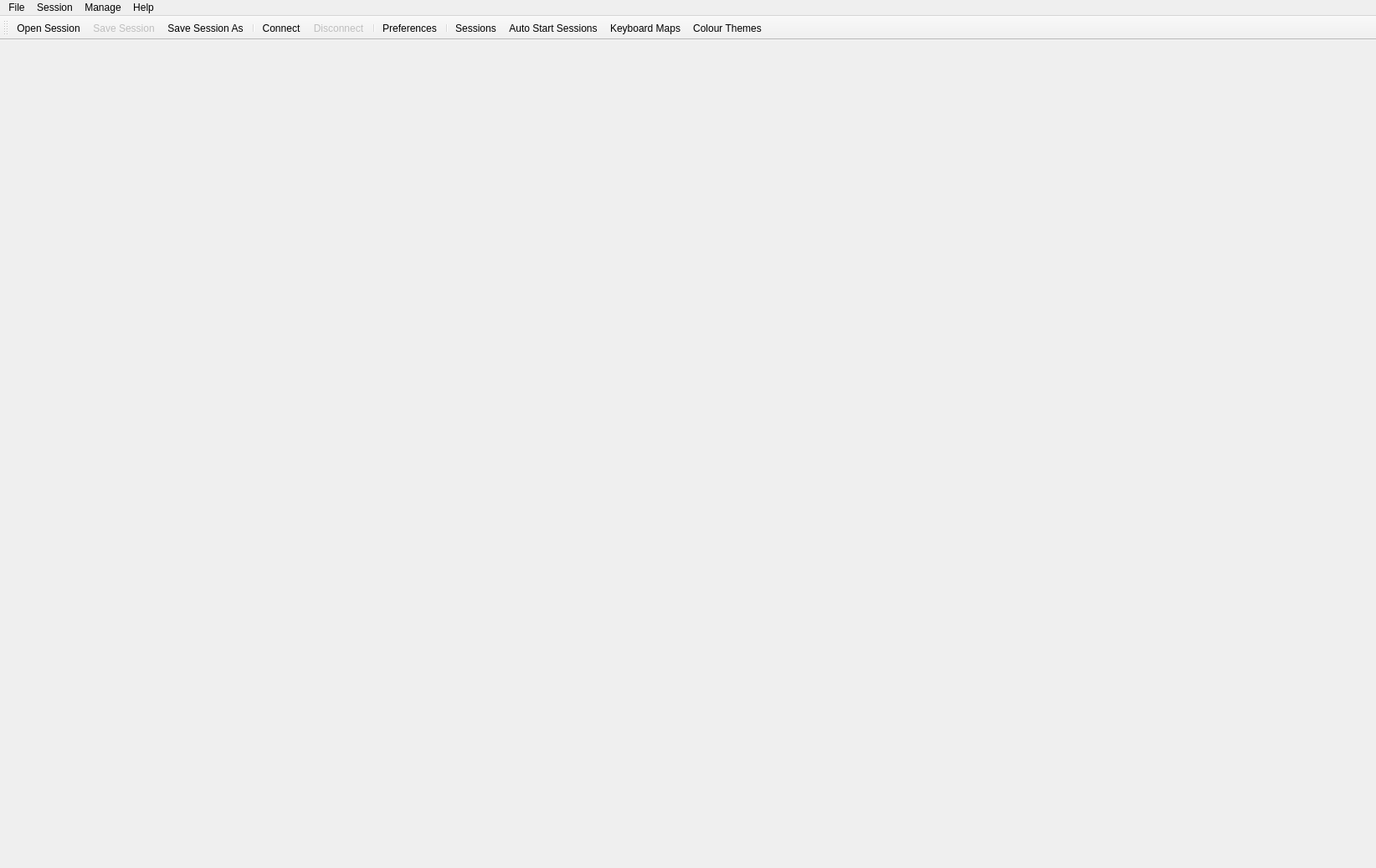
<?xml version="1.0" encoding="UTF-8"?>
<ui version="4.0">
 <author>Andy Styles</author>
 <class>MainWindowDialog</class>
 <widget class="QMainWindow" name="MainWindowDialog">
  <property name="enabled">
   <bool>true</bool>
  </property>
  <property name="geometry">
   <rect>
    <x>0</x>
    <y>0</y>
    <width>1644</width>
    <height>1037</height>
   </rect>
  </property>
  <property name="windowTitle">
   <string>MainWindow</string>
  </property>
  <widget class="QWidget" name="centralwidget">
   <layout class="QVBoxLayout" name="verticalLayout">
    <item>
     <layout class="QVBoxLayout" name="terminalLayout">
      <property name="spacing">
       <number>4</number>
      </property>
     </layout>
    </item>
   </layout>
  </widget>
  <widget class="QMenuBar" name="menubar">
   <property name="geometry">
    <rect>
     <x>0</x>
     <y>0</y>
     <width>1644</width>
     <height>18</height>
    </rect>
   </property>
   <widget class="QMenu" name="menuConnect">
    <property name="title">
     <string>Session</string>
    </property>
    <addaction name="actionConnect"/>
    <addaction name="actionDisconnect"/>
    <addaction name="separator"/>
    <addaction name="actionSessionPreferences"/>
   </widget>
   <widget class="QMenu" name="menuFile">
    <property name="title">
     <string>File</string>
    </property>
    <widget class="QMenu" name="menuRecentSessions">
     <property name="title">
      <string>Recent Sessions</string>
     </property>
    </widget>
    <addaction name="actionNew"/>
    <addaction name="menuRecentSessions"/>
    <addaction name="actionSave_Session"/>
    <addaction name="separator"/>
    <addaction name="separator"/>
    <addaction name="actionQuit"/>
   </widget>
   <widget class="QMenu" name="menuHelp">
    <property name="title">
     <string>Help</string>
    </property>
    <addaction name="actionAbout_Q3270"/>
    <addaction name="actionConnection_Information"/>
   </widget>
   <widget class="QMenu" name="menuManage">
    <property name="title">
     <string>Manage</string>
    </property>
    <addaction name="actionManage_Sessions"/>
    <addaction name="actionManage_Auto_Sart_Sessions"/>
    <addaction name="actionKeyboardThemes"/>
    <addaction name="actionColourThemes"/>
   </widget>
   <addaction name="menuFile"/>
   <addaction name="menuConnect"/>
   <addaction name="menuManage"/>
   <addaction name="menuHelp"/>
  </widget>
  <widget class="QToolBar" name="toolBar">
   <property name="windowTitle">
    <string>toolBar</string>
   </property>
   <property name="toolButtonStyle">
    <enum>Qt::ToolButtonTextUnderIcon</enum>
   </property>
   <attribute name="toolBarArea">
    <enum>TopToolBarArea</enum>
   </attribute>
   <attribute name="toolBarBreak">
    <bool>false</bool>
   </attribute>
   <addaction name="actionOpen_Session"/>
   <addaction name="actionSave_Session"/>
   <addaction name="actionSave_SessionAs"/>
   <addaction name="separator"/>
   <addaction name="actionConnect"/>
   <addaction name="actionDisconnect"/>
   <addaction name="separator"/>
   <addaction name="actionSessionPreferences"/>
   <addaction name="separator"/>
   <addaction name="actionManage_Sessions"/>
   <addaction name="actionManage_Auto_Sart_Sessions"/>
   <addaction name="actionKeyboardThemes"/>
   <addaction name="actionColourThemes"/>
  </widget>
  <action name="actionConnect">
   <property name="enabled">
    <bool>true</bool>
   </property>
   <property name="icon">
    <iconset resource="Q3270.qrc">
     <normaloff>:/Icons/connect.svg</normaloff>:/Icons/connect.svg</iconset>
   </property>
   <property name="text">
    <string>Connect</string>
   </property>
  </action>
  <action name="actionSessionPreferences">
   <property name="enabled">
    <bool>true</bool>
   </property>
   <property name="icon">
    <iconset theme="preferences-other">
     <normaloff>.</normaloff>.</iconset>
   </property>
   <property name="text">
    <string>Preferences</string>
   </property>
  </action>
  <action name="actionDisconnect">
   <property name="enabled">
    <bool>false</bool>
   </property>
   <property name="icon">
    <iconset resource="Q3270.qrc">
     <normaloff>:/Icons/disconnect.svg</normaloff>:/Icons/disconnect.svg</iconset>
   </property>
   <property name="text">
    <string>Disconnect</string>
   </property>
  </action>
  <action name="actionNew">
   <property name="text">
    <string>New Window...</string>
   </property>
  </action>
  <action name="actionReconnect">
   <property name="enabled">
    <bool>false</bool>
   </property>
   <property name="text">
    <string>Reconnect</string>
   </property>
  </action>
  <action name="actionQuit">
   <property name="text">
    <string>Quit</string>
   </property>
  </action>
  <action name="actionAbout_Q3270">
   <property name="text">
    <string>About Q3270...</string>
   </property>
  </action>
  <action name="actionKeyboardThemes">
   <property name="icon">
    <iconset resource="Q3270.qrc">
     <normaloff>:/Icons/keyboard.svg</normaloff>:/Icons/keyboard.svg</iconset>
   </property>
   <property name="text">
    <string>Keyboard Maps...</string>
   </property>
  </action>
  <action name="actionColourThemes">
   <property name="icon">
    <iconset resource="Q3270.qrc">
     <normaloff>:/Icons/palette.svg</normaloff>:/Icons/palette.svg</iconset>
   </property>
   <property name="text">
    <string>Colour Themes...</string>
   </property>
  </action>
  <action name="actionSave_SessionAs">
   <property name="icon">
    <iconset resource="Q3270.qrc">
     <normaloff>:/Icons/saveas.svg</normaloff>:/Icons/saveas.svg</iconset>
   </property>
   <property name="text">
    <string>Save Session As...</string>
   </property>
  </action>
  <action name="actionOpen_Session">
   <property name="icon">
    <iconset resource="Q3270.qrc">
     <normaloff>:/Icons/open.svg</normaloff>:/Icons/open.svg</iconset>
   </property>
   <property name="text">
    <string>Open Session...</string>
   </property>
  </action>
  <action name="actionOpen_Duplicate_Session">
   <property name="text">
    <string>Open Duplicate Session</string>
   </property>
  </action>
  <action name="actionManage_Sessions">
   <property name="icon">
    <iconset resource="Q3270.qrc">
     <normaloff>:/Icons/database.svg</normaloff>:/Icons/database.svg</iconset>
   </property>
   <property name="text">
    <string>Sessions...</string>
   </property>
  </action>
  <action name="actionSave_Session">
   <property name="enabled">
    <bool>false</bool>
   </property>
   <property name="icon">
    <iconset resource="Q3270.qrc">
     <normaloff>:/Icons/floppy.svg</normaloff>:/Icons/floppy.svg</iconset>
   </property>
   <property name="text">
    <string>Save Session</string>
   </property>
  </action>
  <action name="actionConnection_Information">
   <property name="enabled">
    <bool>false</bool>
   </property>
   <property name="text">
    <string>About Connection...</string>
   </property>
  </action>
  <action name="actionManage_Auto_Sart_Sessions">
   <property name="icon">
    <iconset resource="Q3270.qrc">
     <normaloff>:/Icons/database-gear.svg</normaloff>:/Icons/database-gear.svg</iconset>
   </property>
   <property name="text">
    <string>Auto Start Sessions...</string>
   </property>
  </action>
 </widget>
 <resources>
  <include location="Q3270.qrc"/>
 </resources>
 <connections/>
 <slots>
  <slot>menuConnect()</slot>
  <slot>menuQuit()</slot>
  <slot>menuSessionPreferences()</slot>
  <slot>menuSetFont()</slot>
  <slot>menuDisconnect()</slot>
  <slot>menuNew()</slot>
  <slot>menuTabbedView(bool)</slot>
  <slot>menuReconnect()</slot>
  <slot>menuAbout()</slot>
  <slot>menuColourTheme()</slot>
  <slot>menuSaveSessionAs()</slot>
  <slot>menuOpenSession()</slot>
  <slot>menuKeyboardTheme()</slot>
  <slot>menuDuplicate()</slot>
  <slot>menuManageSessions()</slot>
  <slot>menuSaveSession()</slot>
  <slot>menuAboutConnection()</slot>
 </slots>
</ui>
